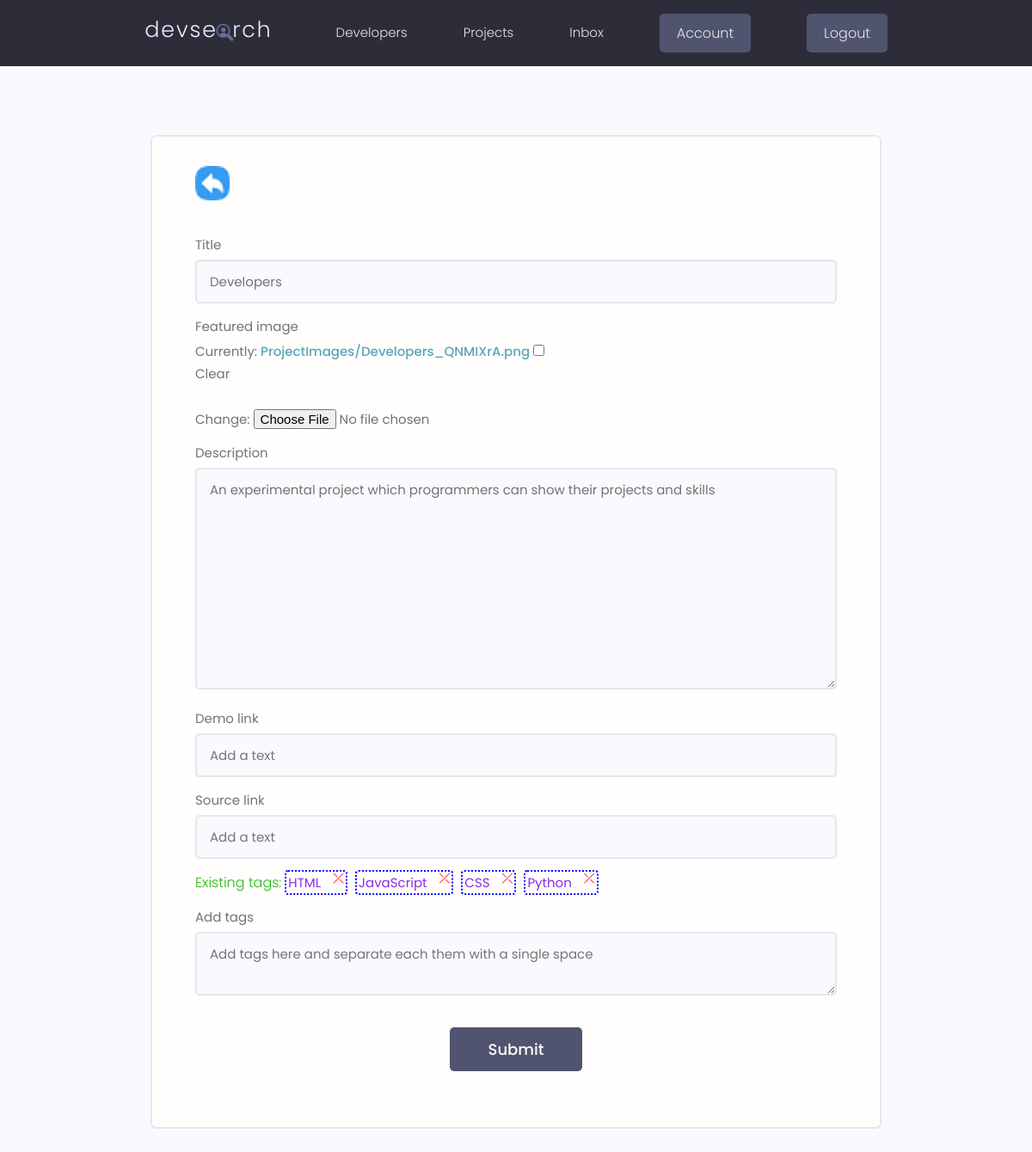
Screenshot of /projects/update-project/12009a04-a8e8-4320-8140-3740f6992f12 (signed in) with the database file from the repository.
### projects/models.py (models this page shows, shortened)
class Project(models.Model):
    owner=models.ForeignKey(Profile, on_delete=models.CASCADE,blank=True,null=True)
    title=models.CharField(max_length=200)
    description=models.TextField(null=True,blank=True)
    featured_image=models.ImageField(null=True,blank=True, default='ProjectImages/default.jpg',upload_to="ProjectImages/")
    demo_link=models.CharField(max_length=2000,null=True,blank=True)
    source_link=models.CharField(max_length=2000,null=True,blank=True)
    tags=models.ManyToManyField('Tag',blank=True)
    vote_total=models.IntegerField(default=0,null=True,blank=True)
    vote_ratio=models.IntegerField(default=0,null=True,blank=True)
    created=models.DateTimeField(auto_now_add=True)
    id=models.UUIDField(default=uuid.uuid4,unique=True,primary_key=True,editable=False)
    class Meta:
        ordering=['-vote_ratio' , '-vote_total' , 'title']

class Tag(models.Model):
    name=models.CharField(max_length=400)
    created=models.DateTimeField(auto_now_add=True)
    id=models.UUIDField(default=uuid.uuid4,unique=True,primary_key=True,editable=False)
    def __str__(self):
        return self.name

### projects/views.py (the view, shortened to what this page needs)
# urls.py: path('update-project/<str:pk>',views.updateProject,name="update_project"),
@login_required(login_url="login")
def updateProject(request,pk):
    profile=request.user.profile
    project=profile.project_set.get(id=pk)
    form=ProjectForm(instance=project)
    update=True
    content={'form':form , 'project':project, "update":update}
    return render(request,'project_form.html',content)

### projects/forms.py
class ProjectForm(ModelForm):
    class Meta:
        model=Project
        fields=['title','featured_image','description','demo_link','source_link']
        widgets={
            'tags':forms.CheckboxSelectMultiple(),
        }
    def __init__(self,*args,**kwargs):
        super(ProjectForm,self).__init__(*args,**kwargs)
        for name,field in self.fields.items():
                field.widget.attrs.update({'class':'input' , 'placeholder':'Add a text'})

### projects/templates/project_form.html (shortened to what this page needs)
{% extends 'main.html' %}
{% load static %}
{% block content %}
<main class="formPage my-xl">
    <div class="content-box">
        <div class="formWrapper">
            <a class="backButton" href="{% url 'account' %}"><img src="{% static 'images/thumbnail/BackButton.png/'%}"></a>
            <br>
            <form class="form" method="POST" enctype="multipart/form-data">
                {% for field in form %}
                <div class="form__field">
                    <label for="formInput#text">{{field.label}} </label>
                    {{field}}
                </div>
                {% endfor %}
                {% if update %}
                    <p class="tag-show">Existing tags:</p>
                    {% for tag in project.tags.all %}
                        <div class="tag-form" data-tag ="{{tag.name}}" data-project="{{project.id}}">{{tag}} <span>&#10539;</span></div>
                    {% endfor %}
                {% endif %}
                <div class="form__field">
                    <label for="formInput#text">Add tags </label>
                    <textarea name="tagAdding" class="input" placeholder="Add tags here and separate each them with a single space"></textarea>
                </div>
                <input style="display: block;" class="btn btn--sub btn--lg  my-md" type="submit" value="Submit" />
            </form>
        </div>
    </div>
</main>
{% endblock %}

### static/css/app.css (style rules this page uses)
:root { --color-sub: #2d2d39; }
.btn--sub { background-color: var(--color-sub-light); }
img { width: 100%; }
.content-box { width: 95%; max-width: 85rem; margin: 0 auto; }
.backButton { background: var(--color-main-light); color: var(--color-main); width: 4rem; height: 4rem; display: flex; align-items: center; justify-content: center; border-radius: 50%; }
.formPage .formWrapper { list-style: none; background: var(--color-white); padding: 3.5rem 5rem; border: 2px solid var(--color-light); border-radius: 0.7rem; }
.tag-show { display:inline; color:rgb(33, 184, 16); }
.tag-form { border-radius: 4px; padding:2px; border:2px dotted blue; margin-right:5px; color: blueviolet; display:inline; cursor: pointer; }
.tag-form span { position: relative; top:-5px; margin-left:10px; color: red; }

### static/uikit/styles/modules/_variables.css (style rules this page uses)
:root { --color-main: #5aa5b9; --color-main-light: #e6faff; --color-sub: #3f4156; --color-sub-light: #51546e; --color-sub-lighter: #ededfd; --color-text: #737373; --color-gray: #8b8b8b; --color-light: #e5e7eb; --color-light-gray: #767676; --color-bg: #f8fafd; --color-white: #fffefd; --color-white-light: #f3f3f3; --color-success: #359e64; --color-success-bg: #def8e8; --color-error: #fc4b0b; --color-error-bg: #fff2ee; --font-base: 'Poppins', arial, helvetica, 'Segoe UI', roboto, ubuntu, sans-serif; --font-monospace: 'Fira Code', 'Courier New', courier, monospace; --font-regular: 300; --font-medium: 500; --font-bold: 700; --generic-shadow: 1px 1px 5px #00000010; --generic-transition: all 0.3s ease-in-out; }

### static/uikit/styles/modules/_base.css (style rules this page uses)
* { margin: 0; padding: 0; box-sizing: border-box; text-rendering: optimizeLegibility; color: inherit; font-size: inherit; }
html { font-size: 50%; }
@media only screen and (min-width: 480px) { html { font-size: 56.25%; } }
@media only screen and (min-width: 1200px) { html { font-size: 62.5%; } }
body { line-height: 1.6; font-weight: 400; font-size: 1.5rem; color: var(--color-text); background-color: var(--color-bg); min-height: 100vh; }

### static/uikit/styles/modules/_typography.css (style rules this page uses)
* { font-family: var(--font-base); }
p, span, strong { font-size: 1.6rem; color: var(--color-text); font-weight: var(--font-regular); }
a { padding-bottom: 2px; text-decoration: none; display: inline-block; color: var(--color-main); font-weight: var(--font-medium); }

### static/uikit/styles/modules/_utilities.css (style rules this page uses)
.my-md { margin: 3rem auto; }
.my-xl { margin: 8rem auto; }

### static/uikit/styles/modules/_button.css (style rules this page uses)
.btn { display: inline-block; position: relative; cursor: pointer; background-color: var(--color-light); font-weight: var(--font-medium); color: var(--color-sub); text-decoration: none; padding: 1rem 2rem; border-radius: 0.5rem; border: none; width: -webkit-fit-content; width: -moz-fit-content; width: fit-content; height: -webkit-fit-content; height: -moz-fit-content; height: fit-content; font-size: 1.6rem; outline-width: 0; outline-color: transparent; -webkit-backface-visibility: hidden; backface-visibility: hidden; transition: all 0.3s ease-in-out; }
.btn--sub { background-color: var(--color-sub); color: var(--color-white); }
.btn--lg { font-size: 1.8rem; padding: 1.2rem 4.5rem; }

### static/uikit/styles/modules/_form.css (style rules this page uses)
.form { display: block; }
.form__field { margin-top: 1.5rem; margin-bottom: 1.5rem; }
.form__label, .form__field > label { display: block; margin-bottom: 0.5rem; color: var(--color-text); }
input.input[type='text'], input.input[type='email'], input.input[type='password'], input.input[type='number'], textarea.input { min-width: 24rem; width: 100%; padding: 1.2rem 1.5rem; border-radius: 0.5rem; border: 2px solid var(--color-light); transition: all 0.3s ease-in-out; background-color: var(--color-bg); }

### rows the page displays
Project: form "Developers" "An experimental project which programmers can show their projects and skills"
Tag: name "HTML"
Tag: name "JavaScript"
Tag: name "CSS"
Tag: name "Python"

### other values shown
{{ field.label }} "Title" "Featured image" "Description" "Demo link" "Source link"
